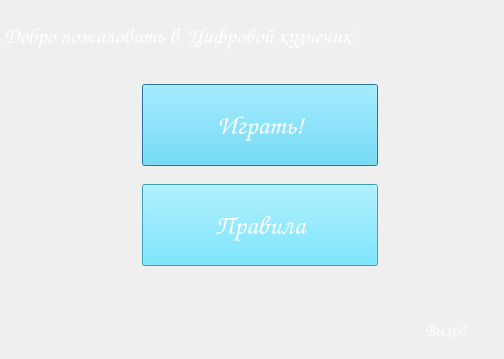
<?xml version="1.0" encoding="UTF-8"?>
<ui version="4.0">
 <class>Dialog</class>
 <widget class="QDialog" name="Dialog">
  <property name="geometry">
   <rect>
    <x>0</x>
    <y>0</y>
    <width>504</width>
    <height>359</height>
   </rect>
  </property>
  <property name="font">
   <font>
    <family>Comic Sans MS</family>
    <pointsize>11</pointsize>
    <weight>75</weight>
    <bold>true</bold>
   </font>
  </property>
  <property name="windowTitle">
   <string>Меню</string>
  </property>
  <property name="windowIcon">
   <iconset>
    <normaloff>2ème année/2eme semestre/python/prqtiaue/5/Task5/grass.png</normaloff>2ème année/2eme semestre/python/prqtiaue/5/Task5/grass.png</iconset>
  </property>
  <property name="autoFillBackground">
   <bool>false</bool>
  </property>
  <property name="styleSheet">
   <string notr="true"/>
  </property>
  <widget class="QPushButton" name="pushButton">
   <property name="geometry">
    <rect>
     <x>140</x>
     <y>80</y>
     <width>240</width>
     <height>90</height>
    </rect>
   </property>
   <property name="font">
    <font>
     <family>Comic Sans MS</family>
     <pointsize>-1</pointsize>
     <weight>50</weight>
     <bold>false</bold>
    </font>
   </property>
   <property name="cursor">
    <cursorShape>ArrowCursor</cursorShape>
   </property>
   <property name="mouseTracking">
    <bool>false</bool>
   </property>
   <property name="styleSheet">
    <string notr="true">QPushButton {background-color: #54DDFF; color: white; padding: 20px 42px; text-align: center; font-size: 27px; margin: 4px 2px; min-height: 40px; min-width: 150px; font-family: Comic Sans MS, sans-serif;}
                    QPushButton:hover {background-color: #9FECFE;}</string>
   </property>
   <property name="text">
    <string>Играть!</string>
   </property>
  </widget>
  <widget class="QPushButton" name="pushButton_2">
   <property name="geometry">
    <rect>
     <x>140</x>
     <y>180</y>
     <width>240</width>
     <height>90</height>
    </rect>
   </property>
   <property name="font">
    <font>
     <family>Comic Sans MS</family>
     <pointsize>-1</pointsize>
     <weight>50</weight>
     <bold>false</bold>
    </font>
   </property>
   <property name="styleSheet">
    <string notr="true">QPushButton {background-color: #54DDFF; color: white; padding: 20px 42px; text-align: center; font-size: 27px; margin: 4px 2px; min-height: 40px; min-width: 150px; font-family: Comic Sans MS, sans-serif;}
                    QPushButton:hover {background-color: #9FECFE;}</string>
   </property>
   <property name="text">
    <string>Правила</string>
   </property>
   <property name="autoDefault">
    <bool>true</bool>
   </property>
   <property name="default">
    <bool>false</bool>
   </property>
   <property name="flat">
    <bool>false</bool>
   </property>
  </widget>
  <widget class="QPushButton" name="pushButton_3">
   <property name="geometry">
    <rect>
     <x>410</x>
     <y>320</y>
     <width>71</width>
     <height>21</height>
    </rect>
   </property>
   <property name="font">
    <font>
     <family>Comic Sans MS</family>
     <pointsize>-1</pointsize>
     <weight>75</weight>
     <bold>true</bold>
    </font>
   </property>
   <property name="styleSheet">
    <string notr="true">QPushButton {background-color: transparent; color: white;;border-style: solid;  text-align: center; font-size: 17px; font-family: Comic Sans MS, sans-serif;}
                          QPushButton:hover {background-color: #A21C1A;}</string>
   </property>
   <property name="text">
    <string>Выход</string>
   </property>
  </widget>
  <widget class="QLabel" name="label">
   <property name="geometry">
    <rect>
     <x>-40</x>
     <y>10</y>
     <width>551</width>
     <height>51</height>
    </rect>
   </property>
   <property name="font">
    <font>
     <family>Comic Sans MS</family>
     <pointsize>-1</pointsize>
     <weight>75</weight>
     <bold>true</bold>
    </font>
   </property>
   <property name="styleSheet">
    <string notr="true">background: transparent;color: white;font-size: 22px;font-family: Comic Sans MS;</string>
   </property>
   <property name="text">
    <string>Добро пожаловать в 'Цифровой кузнечик'</string>
   </property>
   <property name="margin">
    <number>11</number>
   </property>
   <property name="indent">
    <number>44</number>
   </property>
  </widget>
  <widget class="QLabel" name="label_2">
   <property name="geometry">
    <rect>
     <x>0</x>
     <y>0</y>
     <width>531</width>
     <height>361</height>
    </rect>
   </property>
   <property name="styleSheet">
    <string notr="true">background-image: url(:/newPrefix/rr.png);</string>
   </property>
   <property name="text">
    <string/>
   </property>
  </widget>
  <zorder>label_2</zorder>
  <zorder>pushButton</zorder>
  <zorder>pushButton_2</zorder>
  <zorder>pushButton_3</zorder>
  <zorder>label</zorder>
 </widget>
 <resources>
  <include location="2ème année/2eme semestre/python/prqtiaue/5/Task5/tt.qrc"/>
 </resources>
 <connections/>
</ui>
